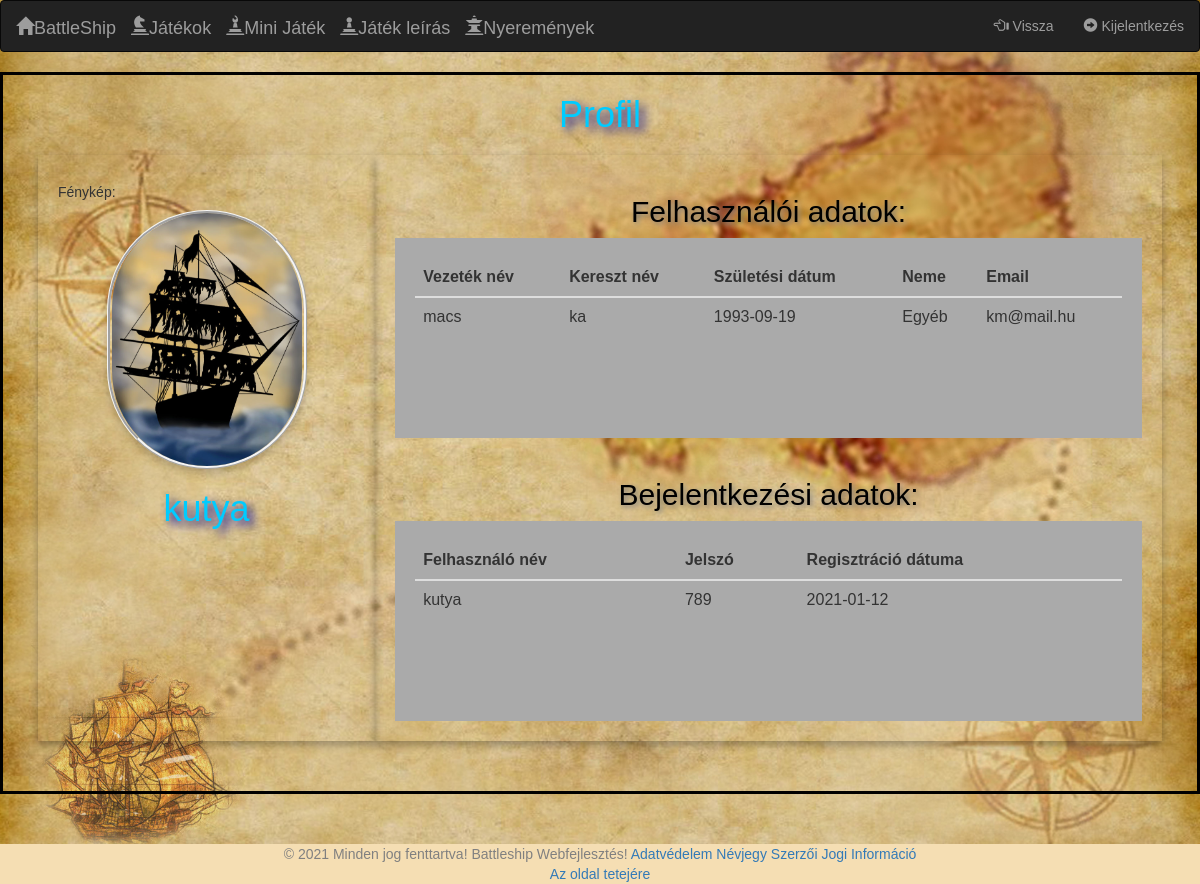
/fooldal/profil.php (signed in), run on the app's committed database.
### tables this page shows
CREATE TABLE `regisztraciosadatok` (
  `id` int(11) NOT NULL,
  `Felhasznalo_nev` varchar(35) NOT NULL,
  `Szuletesi_nev` varchar(35) NOT NULL,
  `Firstname` varchar(40) NOT NULL,
  `Lastname` varchar(40) NOT NULL,
  `nem` varchar(10) NOT NULL,
  `Jelszo` int(11) NOT NULL,
  `email` varchar(50) NOT NULL,
  `Szuletesi_datum` date NOT NULL,
  `Regisztracio_datuma` date NOT NULL
);

### fooldal/profil.php (the view, shortened to what this page needs)
<?php
require_once '../Connect-sign-out-in/ConnectZarodolgozat.php';
?>
<html lang="hu-HU">
    <head>
        <link rel="stylesheet" href="https://maxcdn.bootstrapcdn.com/bootstrap/3.4.1/css/bootstrap.min.css">
        <link href="fooldal.css" rel="stylesheet">
        <link href="../menu & lablec css-ek/navbarstyle.css" rel="stylesheet">
        <link href="../menu & lablec css-ek/lablecstyle.css" rel="stylesheet">
        <link href="profil.css" rel="stylesheet">
    </head>
    <body>
        <nav class="navbar navbar-inverse bg-dark navbar-dark" class="header" id="myHeader">
            <div class="container-fluid">
                <div class="navbar-header">
                    <a class="navbar-brand" href="#"><span class="glyphicon glyphicon-home" target="_blank"></span>BattleShip</a>
                </div>
                <div class="navbar-header">
                    <a class="navbar-brand" href="jatek_oldal_start.php"><span class="glyphicon glyphicon-knight" target="_blank"></span>Játékok</a>
                </div>
                <div class="navbar-header">
                    <a class="navbar-brand" href="minijatek.php"><span class="glyphicon glyphicon-bishop" target="_blank"></span>Mini Játék</a>
                </div>
                <div class="navbar-header">
                    <a class="navbar-brand" href="jatekleiras.php"><span class="glyphicon glyphicon-pawn" target="_blank"></span>Játék leírás</a>
                </div>
                <div class="navbar-header">
                    <a class="navbar-brand" href="nyeremenyek.php"><span class="glyphicon glyphicon-queen" target="_blank"></span>Nyeremények</a>
                </div>
                <ul class="nav navbar-nav navbar-right">
                    <li>
                        <a href="../fooldal/fooldal.php"><span class="glyphicon glyphicon-hand-left" ></span> Vissza</a>
                    </li>
                    <li>
                        <a href="../Connect-sign-out-in/kijelentkezes.php"><span class="glyphicon glyphicon-circle-arrow-right" target="_blank"></span> Kijelentkezés</a>
                    </li>
                </ul>
            </div>
        </nav>
        <div>
            <div class="keret">
                <div class="doboz">
                    <div class="nev">
                        <h1>Profil</h1>
                    </div>
                </div>
                <div class="row">
                    <div class="side">
                      <h5>Fénykép:</h5>
                      <div >
                        <div class="card" style="width:200px;">
                            <img class="responsive" style="width:190px;" src="../pictures/sajat_hajo.jpg" >
                        </div>
                      </div>
                      <h1><?php echo $_SESSION['Felhasznalo_nev']; ?></h1><br>
                    </div>
                <div class="main">
                <h2>Felhasználói adatok:</h2>
                <div class="fakeimg" style="height:200px;">
                    <form method="POST">
                    <table class="table">
                        <thead>
                            <tr>
                                <th>Vezeték név</th>
                                <th>Kereszt név</th>
                                <th>Születési dátum</th>
                                <th>Neme</th>
                                <th>Email</th>
                            </tr>
                        </thead>
                        <tbody>
                        <?php
                        $Felhasznalo_nev=mysqli_real_escape_string($conn, $_SESSION['Felhasznalo_nev']);
                        $result = $conn->query("SELECT `Firstname`, `Lastname`, `Szuletesi_datum`, `nem`, `email` FROM `regisztraciosadatok` WHERE Felhasznalo_nev = '".$Felhasznalo_nev."'");
                        while ($row = $result->fetch_assoc()) {
                                echo '<tr>'
                                    .'<td>'.$row['Firstname'].'</td>'
                                    .'<td>'.$row['Lastname'].'</td>'
                                    .'<td>'.$row['Szuletesi_datum'].'</td>'
                                    .'<td>'.$row['nem'].'</td>'
                                    .'<td>'.$row['email'].'</td>'
                                .'</tr>';
                        }
                        ?>
                        </tbody>
                    </table>
                    </form>
                    </div>
                    <br/>
                    <h2>Bejelentkezési adatok:</h2>
                    <div class="fakeimg" style="height:200px;">
                        <form method="POST">
                            <table class="table">
                                <thead>
                                    <tr>
                                        <th>Felhasználó név</th>
                                        <th>Jelszó</th>
                                        <th>Regisztráció dátuma</th>
                                    </tr>
                                </thead>
                                <tbody>
                                <?php
                                $Felhasznalo_nev=mysqli_real_escape_string($conn, $_SESSION['Felhasznalo_nev']);
                                $result = $conn->query("SELECT `Felhasznalo_nev`, `Jelszo`, `Regisztracio_datuma`  FROM `regisztraciosadatok` WHERE Felhasznalo_nev = '".$Felhasznalo_nev."'");
                                while ($row = $result->fetch_assoc()) {
                                        echo '<tr>'
                                            .'<td>'.$row['Felhasznalo_nev'].'</td>'
                                            .'<td>'.$row['Jelszo'].'</td>'
                                            .'<td>'.$row['Regisztracio_datuma'].'</td>'
                                        .'</tr>';
                                }
                                ?>
                                </tbody>
                            </table>
                          </form>
                    </div>
                </div>
            </div>
            </div>
        </div>
        <footer>
            <div class="footer">
                <span>© 2021 Minden jog fenttartva! Battleship Webfejlesztés!</span>
                <a href="../lablec/adatvedelem.php"><span target="_blank"></span> Adatvédelem</a>
                <a href="../lablec/nevjegy.php"><span target="_blank"></span> Névjegy</a>
                <a href="../lablec/szerzoijogiinformacio.php"><span target="_blank"></span> Szerzői Jogi Információ</a><br/>
                <a href="#"><span target="_blank"></span>Az oldal tetejére</a>
            </div>
        </footer>
    </body>
</html>

### fooldal/fooldal.css (style rules this page uses)
body { background-image: url("../pictures/hatterelsooldal.jpg"); height: 500px; background-position: center; background-repeat: repeat; background-size: cover; position: relative; font-family: Impact, Charcoal, sans-serif; margin: 0; }
h1 { text-align: center; color: #00ccff; text-shadow: 5px 5px 10px darkblue }
h2 { text-align: center; color: black; text-shadow: 2px 2px 5px grey; }

### menu & lablec css-ek/lablecstyle.css (style rules this page uses)
.footer { position: relative; left: 0; bottom: 0; width: 100%; background-color: wheat; color: gray; text-align: center; }

### fooldal/profil.css (style rules this page uses)
.responsive, .keret, .doboz, .card { width: 100%; height: auto; }
.keret { border: solid black 3px; max-width: 1200px; padding: 50px; padding-top: 0; margin: auto; margin-bottom: 50px; }
.card { border: 3px whitesmoke; border-style: ridge; border-radius: 200px; box-shadow: 0 4px 8px 0 rgba(0, 0, 0, 0.2); max-width: 300px; margin: auto; text-align: center; font-family: arial; }
h1 { color: #00ccff; text-shadow: 5px 5px 10px darkblue; text-align: center; margin:20px; }
img { border-radius: 210px; }
.row { display: -ms-flexbox; display: flex; -ms-flex-wrap: wrap; flex-wrap: wrap; }
.side { -ms-flex: 30%; flex: 30%; box-shadow: 0 4px 8px 0 rgba(0, 0, 0, 0.3); padding: 20px; }
.main { -ms-flex: 70%; flex: 70%; box-shadow: 0 4px 8px 0 rgba(0, 0, 0, 0.3); padding: 20px; }
.fakeimg { background-color: #aaa; width: 100%; padding: 20px; }

### data on the page
regisztraciosadatok: Firstname "macs", Lastname "ka", Szuletesi_datum "1993-09-19", nem "Egyéb", email "km@mail.hu", Felhasznalo_nev "kutya", Jelszo "789", Regisztracio_datuma "2021-01-12"

### other printed values
$_SESSION['Felhasznalo_nev'] "kutya"
